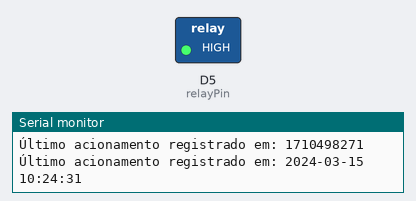
This sketch was run on a simulated ESP8266 (NodeMCU). Shown: switched loads named in the sketch (green lamp = pin HIGH), the last lines printed to the serial monitor. WiFi joins after 1.5 s; servers stay silent unless stated; network time is answered at once with the bench clock; the local clock reads 2024-03-15 10:24:30 at power-on unless the sketch sets it; storage starts empty.

Above: at 1.6 s.
At 36.7 s:
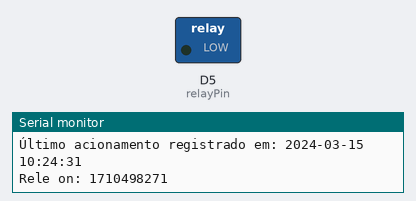
Timing chart, 0 to 38.2 s (numbered marks = the images above):
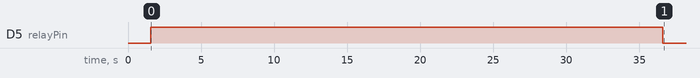

Measured:
- by itself, D5 (relayPin): LOW → HIGH at 1.6 s, → LOW 35.0 s later

The sketch:

TemporizadorReleAutomatico.ino
```cpp
#include <ESP8266WiFi.h>
#include <WiFiManager.h>
#include <NTPClient.h>
#include <FS.h>

#define DEBUG_MODE  // Comente ou descomente esta linha para ativar ou desativar o modo de depuração


const int relayPin = D5;  // Pino ao qual o relé está conectado
bool relayState = false;  // Estado inicial do relé: desligado

WiFiManager wifiManager;
WiFiUDP udp;
NTPClient timeClient(udp, "a.st1.ntp.br", -4 * 3600, 60000);  // Fuso horário: GMT-4

unsigned long pulseDuration = 35000;      // 40 segundos em milissegundos
unsigned long intervalBetweenPulses = 40;  // 40 minutos
unsigned long lastActivationTime;

const char *filePath = "/config.txt";

void hold(const unsigned int &ms) {
  unsigned long startTime = millis();
  while (millis() - startTime < ms) {
    yield();
  }
}

#ifdef DEBUG_MODE
#define DEBUG_PRINTLN(x) Serial.println(x)
#define DEBUG_PRINT(x) Serial.print(x)
#else
#define DEBUG_PRINTLN(x)
#define DEBUG_PRINT(x)
#endif

// void atualizarIntervaloEntrePulsos() {
//   DEBUG_PRINTLN("Digite o novo valor para o intervalo entre pulsos (em minutos): ");

//   while (!Serial.available()) {
//     delay(100);  // Aguarda a entrada do usuário
//   }

//   // Lê o valor inserido pelo usuário
//   int novoIntervalo = Serial.parseInt();

//   // Atualiza o valor da variável global
//   intervalBetweenPulses = novoIntervalo;

//   // Salva o novo valor no arquivo
//   File configFile = SPIFFS.open(filePath, "w");
//   if (!configFile) {
//     DEBUG_PRINTLN("Falha ao abrir o arquivo para escrita");
//     return;
//   }

//   configFile.println(intervalBetweenPulses);
//   configFile.close();

//   Serial.print("Intervalo entre pulsos atualizado para: ");
//   DEBUG_PRINTLN(intervalBetweenPulses);
// }

void saveLastPulseTime(unsigned long eventTime) {
  // Abre o arquivo para escrita
  File configFile = SPIFFS.open(filePath, "w");
  if (!configFile) {
    DEBUG_PRINTLN("Falha ao abrir o arquivo para escrita");
    return;
  }

  // Escreve o horário do último acionamento no arquivo
  configFile.println(eventTime);
  configFile.close();
  DEBUG_PRINTLN("Horário do último acionamento salvo com sucesso!");
}

unsigned long readLastPulseTime() {
  if (!SPIFFS.begin()) {
    DEBUG_PRINTLN("Falha ao montar o sistema de arquivos SPIFFS");
    return 0;
  }

  if (!SPIFFS.exists(filePath)) {
    DEBUG_PRINTLN("Arquivo de configuração não encontrado");
    return 0;
  }

  File configFile = SPIFFS.open(filePath, "r");
  if (!configFile) {
    DEBUG_PRINTLN("Falha ao abrir o arquivo para leitura");
    return 0;
  }

  String content = configFile.readStringUntil('\n');
  DEBUG_PRINT("valor salvo: ");
  DEBUG_PRINTLN(content);
  configFile.close();
  return content.toInt();
}

void printLastPulseTime() {
  // Obter o tempo do último acionamento do arquivo
  unsigned long lastPulseTime = readLastPulseTime();

  // Converter para o formato de tempo local
  time_t lastPulseTime_t = static_cast<time_t>(lastPulseTime);

  // Obter a estrutura de informações do tempo local
  struct tm *timeinfo;
  timeinfo = localtime(&lastPulseTime_t);

  // Criar uma string formatada com a data e hora
  char buffer[25];
  strftime(buffer, sizeof(buffer), "%Y-%m-%d %H:%M:%S", timeinfo);

  // Imprimir o valor do último acionamento
  DEBUG_PRINT("Último acionamento registrado em: ");
  DEBUG_PRINTLN(lastPulseTime);
  DEBUG_PRINT("Último acionamento registrado em: ");
  DEBUG_PRINTLN(buffer);
}

void acionarReleComTempo(unsigned int ms) {
  digitalWrite(relayPin, HIGH);  // Ligar o relé
  saveLastPulseTime(timeClient.getEpochTime());
  printLastPulseTime();  // Imprimir o valor salvo do último acionamento
  DEBUG_PRINT("Rele on: ");
  DEBUG_PRINTLN(timeClient.getEpochTime());

  // Aguardar até que tenha passado o tempo desejado
  hold(ms);

  digitalWrite(relayPin, LOW);  // Desligar o relé
}

void desligarReleComTempo(unsigned int min) {
  unsigned long epoch = min * 60;
  DEBUG_PRINT("Rele off: ");
  DEBUG_PRINTLN(timeClient.getEpochTime());
  DEBUG_PRINT("epoch: ");
  DEBUG_PRINTLN(epoch);

  // Aguardar até que tenha passado o intervalo desejado desde a última ativação
  while (timeClient.getEpochTime() - readLastPulseTime() < epoch) {
    hold(1000);  // Atraso de 1 segundo
  }
}

void setup() {
  Serial.begin(115200);
  pinMode(relayPin, OUTPUT);
  digitalWrite(relayPin, LOW);  // Garante que o relé está inicialmente desligado

  wifiManager.setConfigPortalTimeout(180);
  wifiManager.autoConnect("PoçoServer");

  while (WiFi.status() != WL_CONNECTED) {
    delay(500);
    Serial.print(".");
  }

  timeClient.begin();

  // Inicia o sistema de arquivos SPIFFS
  if (!SPIFFS.begin()) {
    DEBUG_PRINTLN("Falha ao montar o sistema de arquivos SPIFFS");
    return;
  }
}

bool timeSynchronized = false;
void loop() {
  timeClient.update();

  if (WiFi.status() == WL_CONNECTED && WiFi.isConnected()) {
    // Verificar se o servidor NTP está atualizado
    if (!timeSynchronized || timeClient.update()) {
      // Set the timeSynchronized flag to true when time is successfully synchronized
      timeSynchronized = true;
      DEBUG_PRINTLN("Servidor NTP atualizado. Funções acionadas.");

      // Acionar o relé
      acionarReleComTempo(pulseDuration);
      // Aguarde um intervalo antes de verificar o desligamento do relé
      hold(5000);  // Atraso de 5 segundos para permitir que o relé seja acionado
      // Desligar o relé após o intervalo desejado
      desligarReleComTempo(intervalBetweenPulses);
    } else {
      DEBUG_PRINTLN("WiFi sem internet. Funções não acionadas.");
      timeSynchronized = false;
    }

    // Aguarde um intervalo antes da próxima iteração
    hold(1000);  // Atraso de 1 segundo
    DEBUG_PRINTLN(timeClient.getFormattedTime());
  }
}
```
